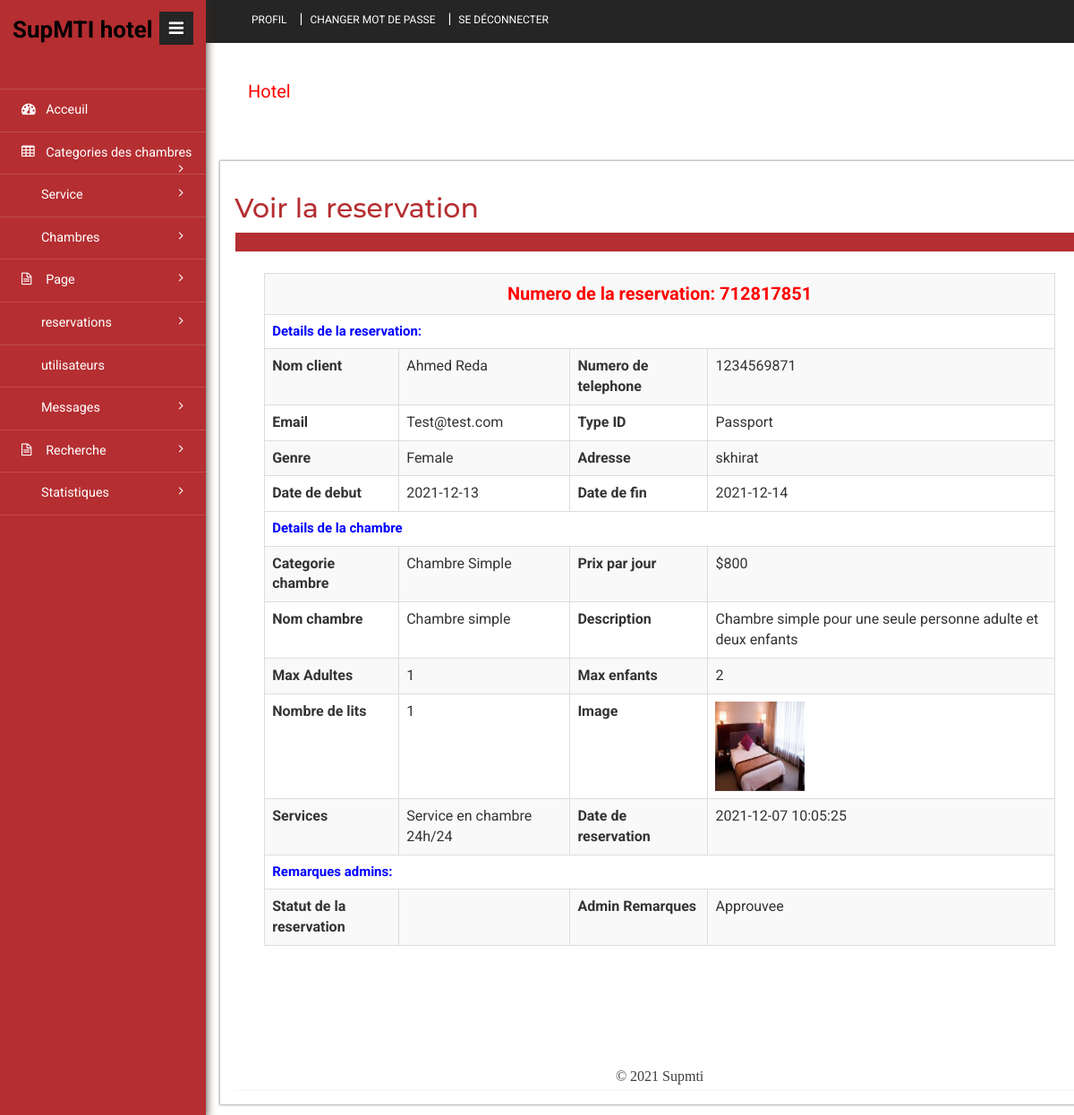
Page /supmti/admin/view-booking-detail.php?bookingid=712817851 (signed in) on the committed database.
### tables this page shows
CREATE TABLE `tblbooking` (
  `ID` int(10) NOT NULL,
  `RoomId` int(5) DEFAULT NULL,
  `BookingNumber` varchar(120) DEFAULT NULL,
  `UserID` int(5) NOT NULL,
  `IDType` varchar(120) DEFAULT NULL,
  `Gender` varchar(50) DEFAULT NULL,
  `Address` mediumtext DEFAULT NULL,
  `CheckinDate` varchar(200) DEFAULT NULL,
  `CheckoutDate` varchar(200) DEFAULT NULL,
  `BookingDate` timestamp NULL DEFAULT current_timestamp(),
  `Remark` varchar(50) DEFAULT NULL,
  `Status` varchar(50) DEFAULT NULL,
  `UpdationDate` timestamp NULL DEFAULT NULL ON UPDATE current_timestamp()
);

CREATE TABLE `tbluser` (
  `ID` int(10) NOT NULL,
  `FullName` varchar(200) DEFAULT NULL,
  `MobileNumber` bigint(10) DEFAULT NULL,
  `Email` varchar(120) DEFAULT NULL,
  `Password` varchar(120) DEFAULT NULL,
  `RegDate` timestamp NULL DEFAULT current_timestamp()
);

CREATE TABLE `tblcategory` (
  `ID` int(10) NOT NULL,
  `CategoryName` varchar(120) DEFAULT NULL,
  `Description` mediumtext DEFAULT NULL,
  `Price` int(5) NOT NULL,
  `Date` timestamp NULL DEFAULT current_timestamp()
);

CREATE TABLE `tblroom` (
  `ID` int(10) NOT NULL,
  `RoomType` int(10) DEFAULT NULL,
  `RoomName` varchar(200) DEFAULT NULL,
  `MaxAdult` int(5) DEFAULT NULL,
  `MaxChild` int(5) DEFAULT NULL,
  `RoomDesc` mediumtext DEFAULT NULL,
  `NoofBed` int(5) DEFAULT NULL,
  `Image` varchar(200) DEFAULT NULL,
  `RoomFacility` varchar(200) DEFAULT NULL,
  `CreationDate` timestamp NULL DEFAULT current_timestamp()
);

### supmti/admin/view-booking-detail.php (the view, shortened to what this page needs)
<?php
include('includes/dbconnection.php');
if (strlen($_SESSION['hbmsaid']==0)) {
  header('location:logout.php');
  } else{
?>
<!DOCTYPE HTML>
<html>
<head>
<link href="css/bootstrap.min.css" rel='stylesheet' type='text/css' />
<link href="css/style.css" rel='stylesheet' type='text/css' />
<link href="css/font-awesome.css" rel="stylesheet">
<link rel="stylesheet" href="css/icon-font.min.css" type='text/css' />
</head>
<body>
   <div class="page-container">
	<div class="left-content">
	   <div class="inner-content">
			<?php include_once('includes/header.php');?>
			<div class="content">
<div class="women_main">
	<div class="grids">
					<div class="progressbar-heading grids-heading">
						<h2>Voir la reservation</h2>
					</div>
					<div class="panel panel-widget forms-panel">
						<div class="forms">
							<div class="form-grids widget-shadow" data-example-id="basic-forms">
								<div class="form-title">
								</div>
								<div class="form-body">
									                                    <?php
                  $bookid=$_GET['bookingid'];
$sql="SELECT tblbooking.BookingNumber,tbluser.FullName,tbluser.MobileNumber,tbluser.Email,tblbooking.IDType,tblbooking.Gender,tblbooking.Address,tblbooking.CheckinDate,tblbooking.CheckoutDate,tblbooking.BookingDate,tblbooking.Remark,tblbooking.Status,tblbooking.UpdationDate,tblcategory.CategoryName,tblcategory.Description,tblcategory.Price,tblroom.RoomName,tblroom.MaxAdult,tblroom.MaxChild,tblroom.RoomDesc,tblroom.NoofBed,tblroom.Image,tblroom.RoomFacility
from tblbooking
join tblroom on tblbooking.RoomId=tblroom.ID
join tblcategory on tblcategory.ID=tblroom.RoomType
join tbluser on tblbooking.UserID=tbluser.ID
where tblbooking.BookingNumber=:bookid";
$query = $dbh -> prepare($sql);
$query-> bindParam(':bookid', $bookid, PDO::PARAM_STR);
$query->execute();
$results=$query->fetchAll(PDO::FETCH_OBJ);
$cnt=1;
if($query->rowCount() > 0)
{
foreach($results as $row)
{               ?>
                            <table border="1" class="table table-bordered table-striped table-vcenter js-dataTable-full-pagination">
                            	<tr>
  <th colspan="4" style="color: red;font-weight: bold;text-align: center;font-size: 20px"> Numero de la reservation: <?php echo $row->BookingNumber;?></th>
</tr>
<tr>
  <th colspan="4" style="color: blue;font-weight: bold;font-size: 15px"> Details de la reservation:</th>
</tr>
<tr>
    <th>Nom client</th>
    <td><?php  echo $row->FullName;?></td>
    <th>Numero de telephone</th>
    <td><?php  echo $row->MobileNumber;?></td>
  </tr>
  <tr>
   <th>Email</th>
    <td><?php  echo $row->Email;?></td>
    <th>Type ID</th>
    <td><?php  echo $row->IDType;?></td>
  </tr>
  <tr>
   <th>Genre</th>
    <td><?php  echo $row->Gender;?></td>
    <th>Adresse</th>
    <td><?php  echo $row->Address;?></td>
  </tr>
  <tr>
    <th>Date de debut</th>
    <td><?php  echo $row->CheckinDate;?></td>
    <th>Date de fin</th>
    <td><?php  echo $row->CheckoutDate;?></td>
  </tr>
   <tr>
    <tr>
  <th colspan="4" style="color: blue;font-weight: bold;font-size: 15px"> Details de la chambre</th>
</tr>
    <th>Categorie chambre</th>
    <td><?php  echo $row->CategoryName;?></td>
    <th>Prix par jour</th>
    <td>$<?php  echo $row->Price;?></td>
  </tr>
 <tr>
    <th>Nom chambre</th>
    <td><?php  echo $row->RoomName;?></td>
    <th>Description</th>
    <td><?php  echo $row->RoomDesc;?></td>
  </tr>
   <tr>
    <th>Max Adultes</th>
    <td><?php  echo $row->MaxAdult;?></td>
    <th>Max enfants</th>
    <td><?php  echo $row->MaxChild;?></td>
  </tr>
<tr>
    <th>Nombre de lits</th>
    <td><?php  echo $row->NoofBed;?></td>
    <th>Image</th>
    <td><img src="images/<?php echo $row->Image;?>" width="100" height="100" value="<?php  echo $row->Image;?>"></td>
  </tr>
   <tr>
    <th>Services</th>
    <td><?php  echo $row->RoomFacility;?></td>
    <th>Date de reservation</th>
    <td><?php  echo $row->BookingDate;?></td>
  </tr>
   <tr>
  <th colspan="4" style="color: blue;font-weight: bold;font-size: 15px"> Remarques admins:</th>
</tr>
  <tr>
     <th>Statut de la reservation</th>
    <td> <?php  $status=$row->Status;
     ;?></td>
     <th >Admin Remarques</th>
    <?php if($row->Status==""){ ?>
                     <td><?php echo "Pas de mise a jour"; ?></td>
<?php } else { ?>                  <td><?php  echo htmlentities($row->Status);?>
                  </td>
                  <?php } ?>
  </tr>
<?php $cnt=$cnt+1;}} ?>
</table>
				</div>
<?php include_once('includes/footer.php');?>
</div>
</div>
		</div>
</div>
			<?php include_once('includes/sidebar.php');?>
							</div>
</body>
</html><?php }  ?>

### rows in the picture
tblbooking: BookingNumber "712817851", UserID.FullName "Ahmed Reda", UserID.MobileNumber "1234569871", UserID.Email "Test@test.com", IDType "Passport", Gender "Female", Address "skhirat", CheckinDate "2021-12-13", CheckoutDate "2021-12-14", tblcategory.CategoryName "Chambre Simple", tblcategory.Price "800", RoomId.RoomName "Chambre simple", RoomId.RoomDesc "Chambre simple pour une seule personne adulte et deux enfants", RoomId.MaxAdult "1", RoomId.MaxChild "2", RoomId.NoofBed "1", RoomId.Image (picture), RoomId.RoomFacility "Service en chambre 24h/24", BookingDate "2021-12-07 10:05:25", Status "Approuvee"
